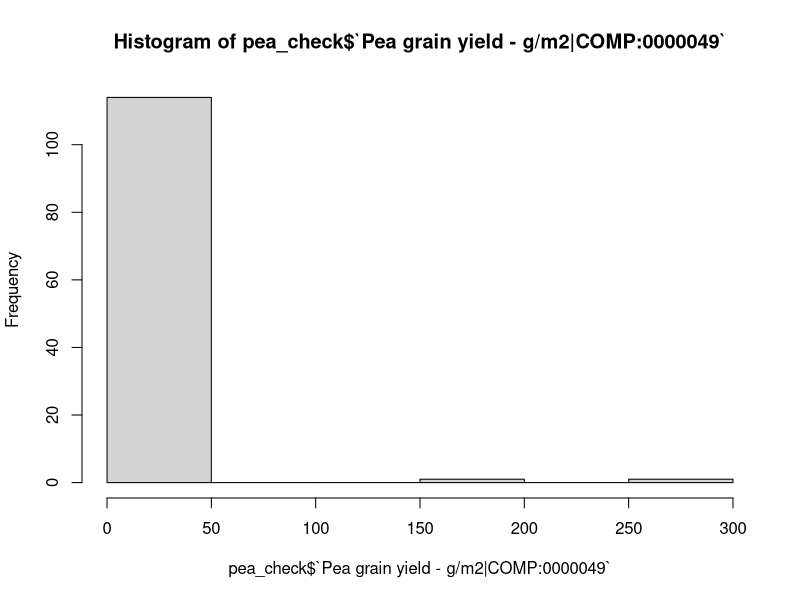
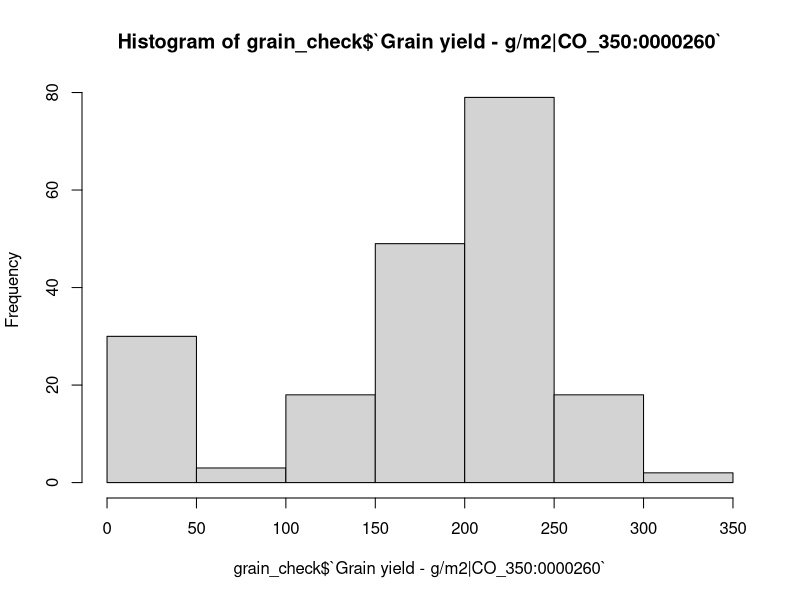

These charts were generated, in order, by the following R code:

library(tidyverse)

library(readr)
Cornell_WinterOatPeaIntercrop_2024_Ithaca <- read_csv("data/Cornell_WinterOatPeaIntercrop_2024_Ithaca.csv")


library(readxl)
Cornell_WinterOatPeaIntercrop_2024_Ithaca_plot_meta <- read_excel("data/Cornell_WinterOatPeaIntercrop_2024_Ithaca_plot_meta.xlsx")




Cornell_WinterOatPeaIntercrop_2024_Ithaca
Cornell_WinterOatPeaIntercrop_2024_Ithaca_plot_meta


colnames(Cornell_WinterOatPeaIntercrop_2024_Ithaca)


####  check for peas in grain mono  ####

pea_check <- Cornell_WinterOatPeaIntercrop_2024_Ithaca %>% 
  left_join(Cornell_WinterOatPeaIntercrop_2024_Ithaca_plot_meta,join_by(observationUnitDbId == plot_id) ) %>% 
  select(observationLevel,observationUnitName,observationUnitDbId,inter_crop ,`Grain yield - g/m2|CO_350:0000260`,`Pea grain yield - g/m2|COMP:0000049`) %>% 
  filter(observationLevel == "plot") %>% 
  mutate("check" = if_else((inter_crop == "oat" | inter_crop == "barley"),"grain","pea")) %>% 
  filter(check == "grain") 
 

hist(pea_check$`Pea grain yield - g/m2|COMP:0000049`) ###  looks like two grain plots have a lot of pea
 
  
Cornell_WinterOatPeaIntercrop_2024_Ithaca %>% 
  left_join(Cornell_WinterOatPeaIntercrop_2024_Ithaca_plot_meta,join_by(observationUnitDbId == plot_id) ) %>% 
  select(observationLevel,observationUnitName,observationUnitDbId,inter_crop ,`Grain yield - g/m2|CO_350:0000260`,`Pea grain yield - g/m2|COMP:0000049`) %>% 
  filter(observationLevel == "plot") %>% 
  mutate("check" = if_else((inter_crop == "oat" | inter_crop == "barley"),"grain","pea")) %>% 
  filter(check == "pea") %>% 
  filter(`Pea grain yield - g/m2|COMP:0000049` > 5)   #### plots 232 and 319 look like they are reversed




####  check for grain in pea mono  ####


grain_check <- Cornell_WinterOatPeaIntercrop_2024_Ithaca %>% 
  left_join(Cornell_WinterOatPeaIntercrop_2024_Ithaca_plot_meta,join_by(observationUnitDbId == plot_id) ) %>% 
  select(observationLevel,observationUnitName,observationUnitDbId,inter_crop ,`Grain yield - g/m2|CO_350:0000260`,`Pea grain yield - g/m2|COMP:0000049`) %>% 
  filter(observationLevel == "plot") %>% 
  mutate("check" = if_else((inter_crop == "oat" | inter_crop == "barley"),"grain","pea")) %>% 
  filter(check == "pea") 


hist(grain_check$`Grain yield - g/m2|CO_350:0000260`) 


Cornell_WinterOatPeaIntercrop_2024_Ithaca %>% 
  left_join(Cornell_WinterOatPeaIntercrop_2024_Ithaca_plot_meta,join_by(observationUnitDbId == plot_id) ) %>% 
  select(observationLevel,observationUnitName,observationUnitDbId,inter_crop ,`Grain yield - g/m2|CO_350:0000260`,`Pea grain yield - g/m2|COMP:0000049`) %>% 
  filter(observationLevel == "plot") %>% 
  mutate("check" = if_else((inter_crop == "oat" | inter_crop == "barley"),"grain","pea")) %>% 
  filter(check == "grain") %>% 
  filter(`Pea grain yield - g/m2|COMP:0000049` > 20)   

#####


Cornell_WinterOatPeaIntercrop_2024_Ithaca %>% 
  left_join(Cornell_WinterOatPeaIntercrop_2024_Ithaca_plot_meta,join_by(observationUnitDbId == plot_id) ) %>% 
  select(observationLevel,observationUnitName,observationUnitDbId,inter_crop ,`Grain yield - g/m2|CO_350:0000260`,`Pea grain yield - g/m2|COMP:0000049`) %>% 
  filter(observationLevel == "plot") %>% 
  filter(inter_crop == "pea") %>% 
  print(n = 36)   ###  164, 353, 312  have a high quantity of grain in the pea plot
 

#####  Pea yield in sole oat / barley plots


Cornell_WinterOatPeaIntercrop_2024_Ithaca %>% 
  left_join(Cornell_WinterOatPeaIntercrop_2024_Ithaca_plot_meta,join_by(observationUnitDbId == plot_id) ) %>% 
  select(observationLevel,observationUnitName,observationUnitDbId,inter_crop ,`Grain yield - g/m2|CO_350:0000260`,`Pea grain yield - g/m2|COMP:0000049`,grain, pea) %>% 
  filter(observationLevel == "plot") %>% 
  filter(grain == "1" & pea== "0") %>% 
  print(n=171)


Cornell_WinterOatPeaIntercrop_2024_Ithaca %>% 
  left_join(Cornell_WinterOatPeaIntercrop_2024_Ithaca_plot_meta,join_by(observationUnitDbId == plot_id) ) %>% 
  select(observationLevel,observationUnitName,observationUnitDbId,inter_crop ,`Grain yield - g/m2|CO_350:0000260`,`Pea grain yield - g/m2|COMP:0000049`,grain, pea) %>% 
  filter(observationLevel == "plot") %>% 
  filter(grain == "1" & pea== "0") %>% 
  filter(`Pea grain yield - g/m2|COMP:0000049` > 10)



#####  Oats yield in sole pea plots


Cornell_WinterOatPeaIntercrop_2024_Ithaca %>% 
  left_join(Cornell_WinterOatPeaIntercrop_2024_Ithaca_plot_meta,join_by(observationUnitDbId == plot_id) ) %>% 
  select(observationLevel,observationUnitName,observationUnitDbId,inter_crop ,`Grain yield - g/m2|CO_350:0000260`,`Pea grain yield - g/m2|COMP:0000049`,grain, pea) %>% 
  filter(observationLevel == "plot") %>% 
  filter(grain == "0" & pea== "1") %>% 
  print(n=36)


Cornell_WinterOatPeaIntercrop_2024_Ithaca %>% 
  left_join(Cornell_WinterOatPeaIntercrop_2024_Ithaca_plot_meta,join_by(observationUnitDbId == plot_id) ) %>% 
  select(observationLevel,observationUnitName,observationUnitDbId,inter_crop ,`Grain yield - g/m2|CO_350:0000260`,`Pea grain yield - g/m2|COMP:0000049`,grain, pea) %>% 
  filter(observationLevel == "plot") %>% 
  filter(grain == "0" & pea== "1") %>%  
  filter(`Grain yield - g/m2|CO_350:0000260` > 10)  ###  164, 353, 312  have a high quantity of grain in the pea plot

